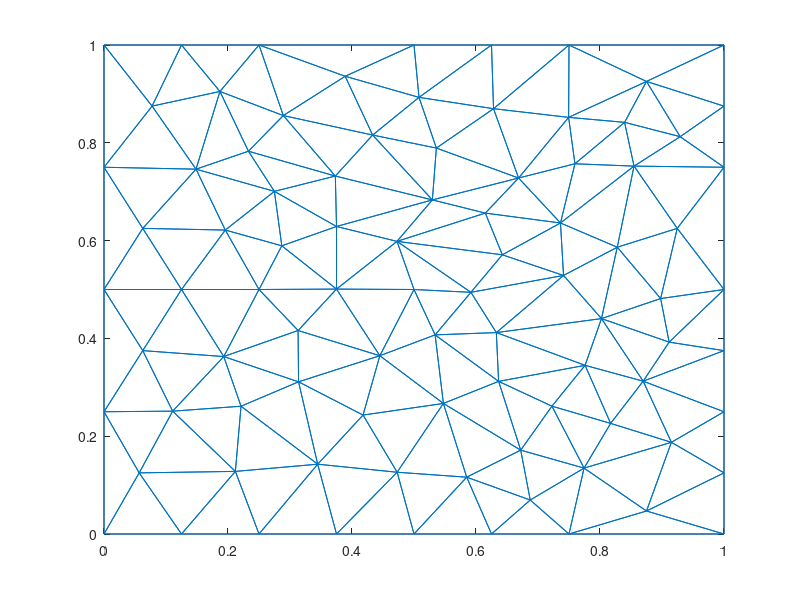
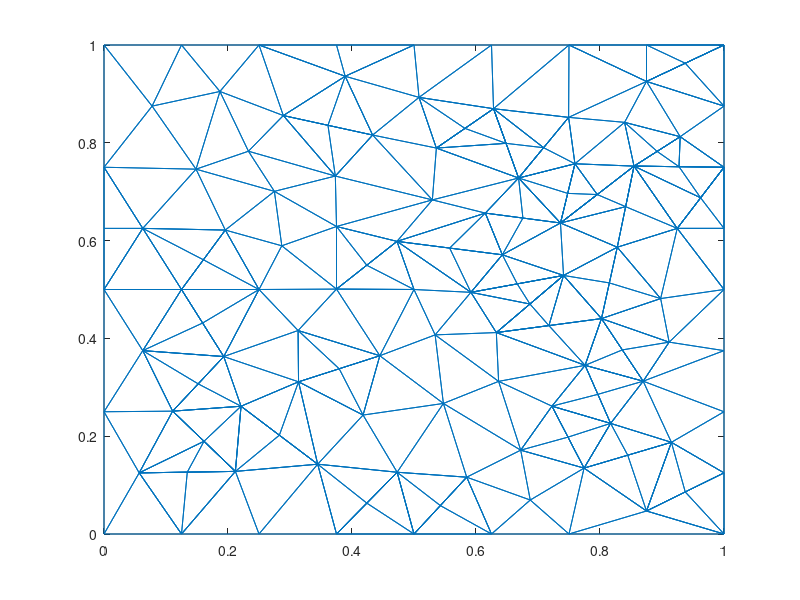
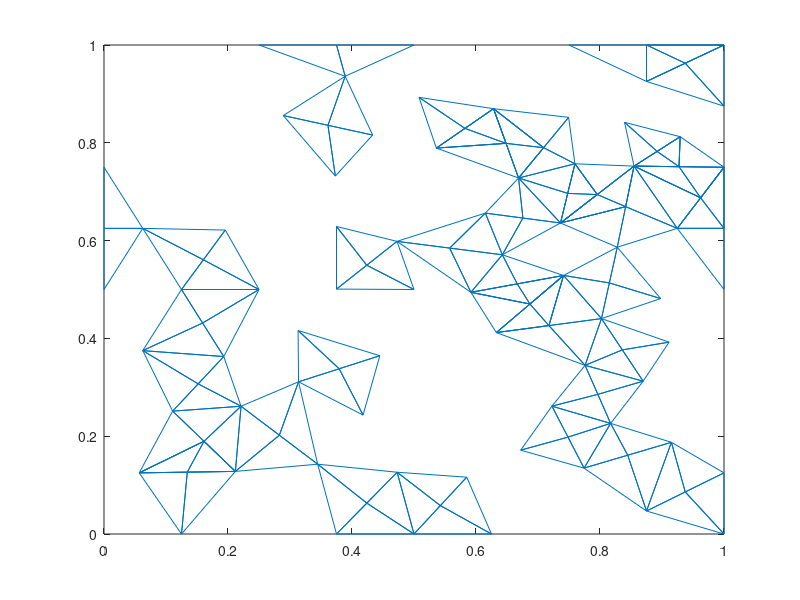

The MATLAB source for these figures, in order:
nodesBefore = [0,0;
1,0;
1,1;
0,1;
0.5,0.5;
0,0.5;
0.0625,0.625;
0.25,0.5;
0,0.25;
0.5,0;
0,0.75;
0.125,0.5;
0.5,1;
0.433275,0.815849;
0.148437,0.746094;
0.195626,0.621564;
0.529625,0.683244;
0.375,0.628853;
0.25,1;
0.373136,0.732013;
0.286769,0.589388;
0.375,0.500839;
0.27482,0.700717;
0.313771,0.311229;
0.313066,0.416148;
0.0625,0.375;
0.193152,0.362881;
0.25,0;
0.221019,0.261294;
0.110735,0.251224;
0.0567566,0.125;
0.289186,0.855722;
0.0775596,0.875;
0.232942,0.782767;
0.125,1;
0.186981,0.904974;
0.344656,0.142753;
0.125,0;
0.472573,0.598451;
0.924569,0.625;
0.38898,0.936063;
0.211891,0.128028;
0.375,0;
0.547402,0.26699;
0.444875,0.364572;
0.417838,0.243238;
0.47281,0.126311;
0.625,0;
0.75,0;
0.536065,0.78923;
0.75,1;
1,0.5;
0.6875,0.0694813;
0.585002,0.116209;
0.625,1;
0.642467,0.570984;
0.508074,0.892911;
1,0.25;
0.668679,0.727983;
0.749387,0.852019;
0.628269,0.869741;
0.736262,0.636012;
0.802373,0.440498;
0.82784,0.586474;
0.741191,0.528744;
0.632806,0.411914;
0.615033,0.656252;
0.854872,0.752318;
0.534065,0.407201;
1,0.75;
0.875,0.925491;
0.897806,0.481478;
1,0.375;
0.591791,0.494234;
0.722482,0.261441;
0.67209,0.171457;
0.774275,0.134747;
1,0.875;
0.839631,0.841845;
0.759557,0.757126;
0.92931,0.8125;
0.869619,0.3125;
0.875,0.0470411;
0.911511,0.392352;
0.775933,0.344943;
0.817138,0.226203;
1,0.125;
0.915154,0.1875;
0.63646,0.312134;
];
trianglesBefore = [76,77,75;
12,6,26;
8,16,12;
11,6,7;
24,45,25;
25,22,8;
24,27,29;
12,7,6;
6,9,26;
28,42,38;
14,17,50;
7,15,11;
17,20,18;
21,16,8;
25,45,22;
16,23,15;
34,15,23;
16,15,7;
15,33,11;
50,57,14;
12,16,7;
18,21,22;
35,36,19;
4,11,33;
14,20,17;
14,32,20;
23,18,20;
17,18,39;
41,57,13;
59,50,17;
22,21,8;
32,14,41;
12,27,8;
22,5,39;
16,21,23;
18,23,21;
24,25,27;
37,29,42;
12,26,27;
46,24,37;
9,1,31;
8,27,25;
26,9,30;
29,37,24;
42,30,31;
27,26,30;
42,28,37;
9,31,30;
30,29,27;
10,47,43;
24,46,45;
15,34,36;
20,32,34;
35,4,33;
20,34,23;
34,32,36;
36,33,15;
36,35,33;
19,36,32;
47,46,37;
22,39,18;
31,1,38;
39,5,74;
89,85,66;
13,57,55;
13,19,41;
19,32,41;
30,42,29;
38,42,31;
48,49,53;
37,28,43;
68,64,40;
44,89,69;
22,45,5;
37,43,47;
44,45,46;
44,47,54;
44,46,47;
48,53,54;
39,56,67;
59,17,67;
10,48,54;
71,51,60;
55,57,61;
41,14,57;
84,52,72;
57,50,61;
2,83,49;
64,65,63;
54,47,10;
60,61,59;
67,62,59;
59,61,50;
62,64,68;
63,85,82;
74,65,56;
54,53,76;
68,80,62;
61,51,55;
68,40,70;
61,60,51;
65,62,56;
71,3,51;
65,66,63;
73,82,58;
70,40,52;
72,40,64;
39,74,56;
63,72,64;
45,69,5;
69,89,66;
39,67,17;
62,67,56;
70,78,81;
80,79,60;
44,69,45;
74,69,66;
40,72,52;
65,64,62;
78,3,71;
79,80,68;
82,86,88;
79,71,60;
77,86,75;
84,82,73;
69,74,5;
65,74,66;
44,54,76;
84,63,82;
77,76,53;
76,75,89;
49,77,53;
83,87,88;
68,70,81;
71,79,81;
60,59,80;
62,80,59;
71,81,78;
68,81,79;
88,87,58;
77,49,83;
52,84,73;
63,84,72;
66,85,63;
86,85,75;
77,83,88;
85,86,82;
82,88,58;
83,2,87;
88,86,77;
76,89,44;
85,89,75;
];
figure;trimesh(trianglesBefore, nodesBefore(:,1), nodesBefore(:,2));
nodesAfter = [0,0;
1,0;
1,1;
0,1;
0.5,0.5;
0,0.5;
0.0625,0.625;
0.25,0.5;
0,0.25;
0.5,0;
0,0.75;
0.125,0.5;
0.5,1;
0.433275,0.815849;
0.148437,0.746094;
0.195626,0.621564;
0.529625,0.683244;
0.375,0.628853;
0.25,1;
0.373136,0.732013;
0.286769,0.589388;
0.375,0.500839;
0.27482,0.700717;
0.313771,0.311229;
0.313066,0.416148;
0.0625,0.375;
0.193152,0.362881;
0.25,0;
0.221019,0.261294;
0.110735,0.251224;
0.0567566,0.125;
0.289186,0.855722;
0.0775596,0.875;
0.232942,0.782767;
0.125,1;
0.186981,0.904974;
0.344656,0.142753;
0.125,0;
0.472573,0.598451;
0.924569,0.625;
0.38898,0.936063;
0.211891,0.128028;
0.375,0;
0.547402,0.26699;
0.444875,0.364572;
0.417838,0.243238;
0.47281,0.126311;
0.625,0;
0.75,0;
0.536065,0.78923;
0.75,1;
1,0.5;
0.6875,0.0694813;
0.585002,0.116209;
0.625,1;
0.642467,0.570984;
0.508074,0.892911;
1,0.25;
0.668679,0.727983;
0.749387,0.852019;
0.628269,0.869741;
0.736262,0.636012;
0.802373,0.440498;
0.82784,0.586474;
0.741191,0.528744;
0.632806,0.411914;
0.615033,0.656252;
0.854872,0.752318;
0.534065,0.407201;
1,0.75;
0.875,0.925491;
0.897806,0.481478;
1,0.375;
0.591791,0.494234;
0.722482,0.261441;
0.67209,0.171457;
0.774275,0.134747;
1,0.875;
0.839631,0.841845;
0.759557,0.757126;
0.92931,0.8125;
0.869619,0.3125;
0.875,0.0470411;
0.911511,0.392352;
0.775933,0.344943;
0.817138,0.226203;
1,0.125;
0.915154,0.1875;
0.63646,0.312134;
0.748378,0.198094;
0.160313,0.560782;
0,0.625;
0.379323,0.337901;
0.361231,0.835786;
0.159076,0.431441;
0.423787,0.549645;
0.282837,0.202024;
0.151944,0.307053;
0.423905,0.0631556;
0.375,1;
0.55752,0.584718;
0.542501,0.0581045;
0.815107,0.513486;
0.709033,0.790001;
0.675647,0.646132;
0.835996,0.376499;
0.875,1;
0.71759,0.426206;
1,0.625;
0.9375,0.0860206;
0.796535,0.285573;
0.844714,0.161123;
0.161313,0.189626;
0.134324,0.126514;
0.648474,0.798862;
0.9375,0.962745;
0.686999,0.470329;
0.841356,0.669396;
0.582167,0.829485;
0.795567,0.694165;
0.666491,0.511489;
0.747909,0.696569;
0.962285,0.6875;
0.927436,0.751159;
0.892091,0.782409;
];
trianglesAfter = [77,75,76;
12,6,26;
16,12,8;
11,6,7;
24,45,25;
25,22,8;
24,27,29;
12,7,6;
6,9,26;
28,42,38;
14,17,50;
7,15,11;
17,20,18;
21,16,8;
25,45,22;
16,23,15;
34,15,23;
16,15,7;
15,33,11;
50,57,14;
12,16,7;
18,21,22;
35,36,19;
4,11,33;
14,20,17;
14,32,20;
23,18,20;
17,18,39;
41,57,13;
59,50,17;
22,21,8;
32,14,41;
12,27,8;
39,22,5;
16,21,23;
18,23,21;
24,25,27;
37,29,42;
27,12,26;
46,24,37;
9,1,31;
8,27,25;
26,9,30;
29,37,24;
42,30,31;
30,27,26;
42,28,37;
9,31,30;
27,30,29;
47,43,10;
45,24,46;
15,34,36;
20,32,34;
35,4,33;
20,34,23;
34,32,36;
36,33,15;
36,35,33;
19,36,32;
47,46,37;
22,39,18;
31,1,38;
39,5,74;
89,85,66;
13,57,55;
13,19,41;
19,32,41;
30,42,29;
42,31,38;
48,49,53;
37,28,43;
68,64,40;
44,89,69;
22,45,5;
43,47,37;
44,45,46;
44,47,54;
44,46,47;
48,53,54;
39,56,67;
59,17,67;
54,10,48;
71,51,60;
55,57,61;
41,14,57;
84,52,72;
50,61,57;
2,83,49;
63,64,65;
10,54,47;
59,60,61;
67,62,59;
59,61,50;
64,68,62;
82,63,85;
74,65,56;
54,53,76;
62,68,80;
61,51,55;
40,70,68;
61,60,51;
65,62,56;
3,51,71;
66,63,65;
73,82,58;
52,70,40;
72,40,64;
56,39,74;
64,63,72;
45,69,5;
69,89,66;
39,67,17;
62,67,56;
70,78,81;
80,79,60;
44,69,45;
74,69,66;
40,72,52;
65,64,62;
3,71,78;
79,80,68;
82,86,88;
79,71,60;
75,77,86;
84,82,73;
69,74,5;
66,65,74;
44,54,76;
63,82,84;
77,76,53;
76,75,89;
49,77,53;
83,87,88;
68,70,81;
71,79,81;
60,59,80;
62,80,59;
71,81,78;
68,81,79;
88,87,58;
77,49,83;
52,84,73;
63,84,72;
63,66,85;
86,85,75;
88,77,83;
85,86,82;
82,88,58;
87,83,2;
77,88,86;
76,89,44;
85,89,75;
75,90,86;
90,77,86;
75,76,90;
90,76,77;
12,91,7;
91,16,7;
12,8,91;
91,8,16;
11,92,7;
92,6,7;
45,93,46;
93,24,46;
45,25,93;
93,25,24;
32,94,41;
94,14,41;
32,20,94;
94,20,14;
27,95,26;
95,12,26;
27,8,95;
95,8,12;
22,96,18;
96,39,18;
22,5,96;
96,5,39;
29,97,24;
97,37,24;
29,42,97;
97,42,37;
27,98,29;
98,30,29;
27,26,98;
98,26,30;
43,99,37;
99,47,37;
43,10,99;
99,10,47;
13,100,41;
100,19,41;
56,101,74;
101,39,74;
56,67,101;
101,67,39;
10,102,47;
102,54,47;
10,48,102;
102,48,54;
64,103,72;
103,63,72;
64,65,103;
103,65,63;
60,104,80;
104,59,80;
60,61,104;
61,59,104;
62,105,56;
105,67,56;
62,59,105;
105,59,67;
63,106,84;
106,82,84;
63,85,106;
106,85,82;
71,3,107;
107,51,71;
63,108,85;
108,66,85;
63,65,108;
65,66,108;
52,109,40;
70,40,109;
87,110,2;
110,83,2;
87,88,110;
110,88,83;
85,111,82;
111,86,82;
85,75,111;
111,75,86;
77,112,86;
112,88,86;
77,83,112;
112,83,88;
30,113,29;
113,42,29;
30,31,113;
31,42,113;
42,114,38;
114,31,38;
42,113,114;
114,113,31;
59,115,50;
61,50,115;
59,104,115;
115,104,61;
3,116,78;
116,71,78;
3,107,116;
116,107,71;
66,117,74;
65,74,117;
66,108,117;
117,108,65;
64,118,62;
68,62,118;
64,40,118;
118,40,68;
61,119,115;
119,50,115;
61,57,119;
119,57,50;
80,62,120;
120,68,80;
62,118,120;
120,118,68;
65,121,117;
121,74,117;
65,56,121;
121,56,74;
62,122,59;
122,80,59;
62,120,122;
122,120,80;
70,123,109;
123,40,109;
70,68,123;
123,68,40;
81,68,124;
124,70,81;
68,123,124;
124,123,70;
68,125,79;
125,81,79;
68,124,125;
125,124,81;
];
figure;trimesh(trianglesAfter, nodesAfter(:,1), nodesAfter(:,2));
trianglesDifference = [75,90,86;
90,77,86;
75,76,90;
90,76,77;
12,91,7;
91,16,7;
12,8,91;
91,8,16;
11,92,7;
92,6,7;
45,93,46;
93,24,46;
45,25,93;
93,25,24;
32,94,41;
94,14,41;
32,20,94;
94,20,14;
27,95,26;
95,12,26;
27,8,95;
95,8,12;
22,96,18;
96,39,18;
22,5,96;
96,5,39;
29,97,24;
97,37,24;
29,42,97;
97,42,37;
27,98,29;
98,30,29;
27,26,98;
98,26,30;
43,99,37;
99,47,37;
43,10,99;
99,10,47;
13,100,41;
100,19,41;
56,101,74;
101,39,74;
56,67,101;
101,67,39;
10,102,47;
102,54,47;
10,48,102;
102,48,54;
64,103,72;
103,63,72;
64,65,103;
103,65,63;
60,104,80;
104,59,80;
60,61,104;
61,59,104;
62,105,56;
105,67,56;
62,59,105;
105,59,67;
63,106,84;
106,82,84;
63,85,106;
106,85,82;
71,3,107;
107,51,71;
63,108,85;
108,66,85;
63,65,108;
65,66,108;
52,109,40;
70,40,109;
87,110,2;
110,83,2;
87,88,110;
110,88,83;
85,111,82;
111,86,82;
85,75,111;
111,75,86;
77,112,86;
112,88,86;
77,83,112;
112,83,88;
30,113,29;
113,42,29;
30,31,113;
31,42,113;
42,114,38;
114,31,38;
42,113,114;
114,113,31;
59,115,50;
61,50,115;
59,104,115;
115,104,61;
3,116,78;
116,71,78;
3,107,116;
116,107,71;
66,117,74;
65,74,117;
66,108,117;
117,108,65;
64,118,62;
68,62,118;
64,40,118;
118,40,68;
61,119,115;
119,50,115;
61,57,119;
119,57,50;
80,62,120;
120,68,80;
62,118,120;
120,118,68;
65,121,117;
121,74,117;
65,56,121;
121,56,74;
62,122,59;
122,80,59;
62,120,122;
122,120,80;
70,123,109;
123,40,109;
70,68,123;
123,68,40;
81,68,124;
124,70,81;
68,123,124;
124,123,70;
68,125,79;
125,81,79;
68,124,125;
125,124,81;
];
figure;trimesh(trianglesDifference, nodesAfter(:,1), nodesAfter(:,2));
